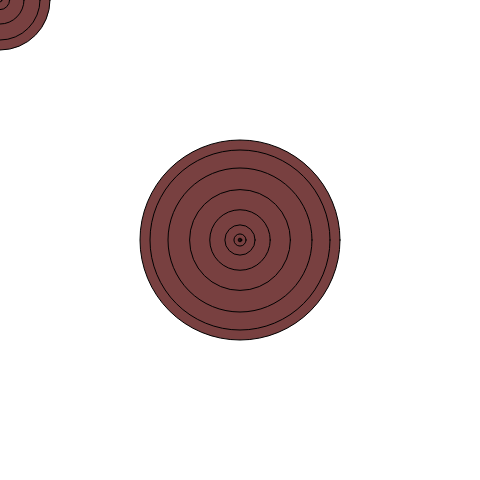
Frame 1 (no input)
Frame 60 (no input): identical to frame 1, image omitted
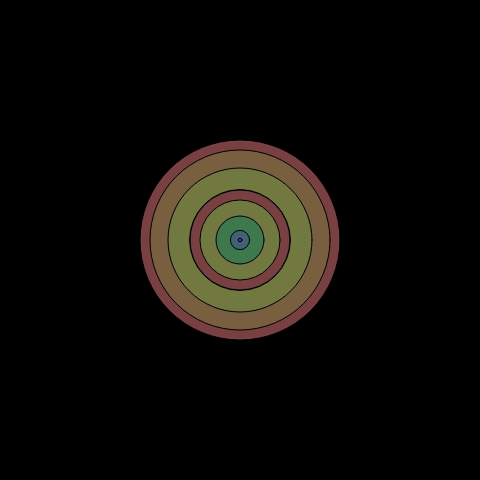
Frame 120 (the mouse pressed at the canvas centre since frame 60)

The p5.js sketch that drew these frames (run headless with seeded random() and noise() and a simulated clock; from frame 60 on, the mouse is pressed at the canvas centre):

// p5.js sketch
// ── sketch.js
var targetX;
var targetY;



function setup() {
	createCanvas(480,480);
	colorMode(HSB, 255);
	targetX = width/2;
	targetY = height/2;

}


function draw() {
	color=calcDistance(targetX, targetY, mouseX, mouseY) ;

	background(color);

	drawTarget(targetX,targetY, 200, 10);
	drawTarget(mouseX,mouseY, 100, 5);


}

function calcDistance(x1,y1,x2,y2){
	var diffX = x1 - x2;
	var diffY = y1 - y2;
	var distance = Math.sqrt(diffX*diffX + diffY*diffY);
	return distance;

}

function drawTarget ( x, y, circleSize, n) {
	var nCircle = n;
	for(var i = 0; i < nCircle; i++) {
	var segment = i/nCircle;
	fill(segment * mouseX, 120, 120);
	circleSize = circleSize - segment * circleSize;
	ellipse(x, y, circleSize, circleSize);
	}

}
